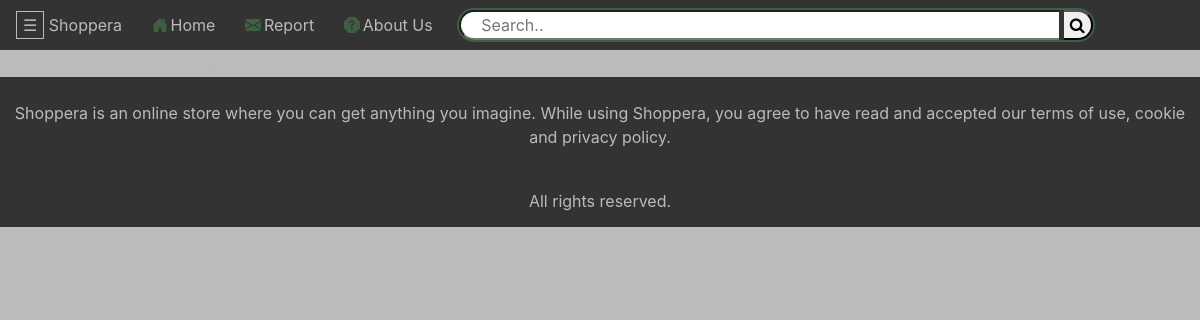
Before: /accessories.php with the older database file.
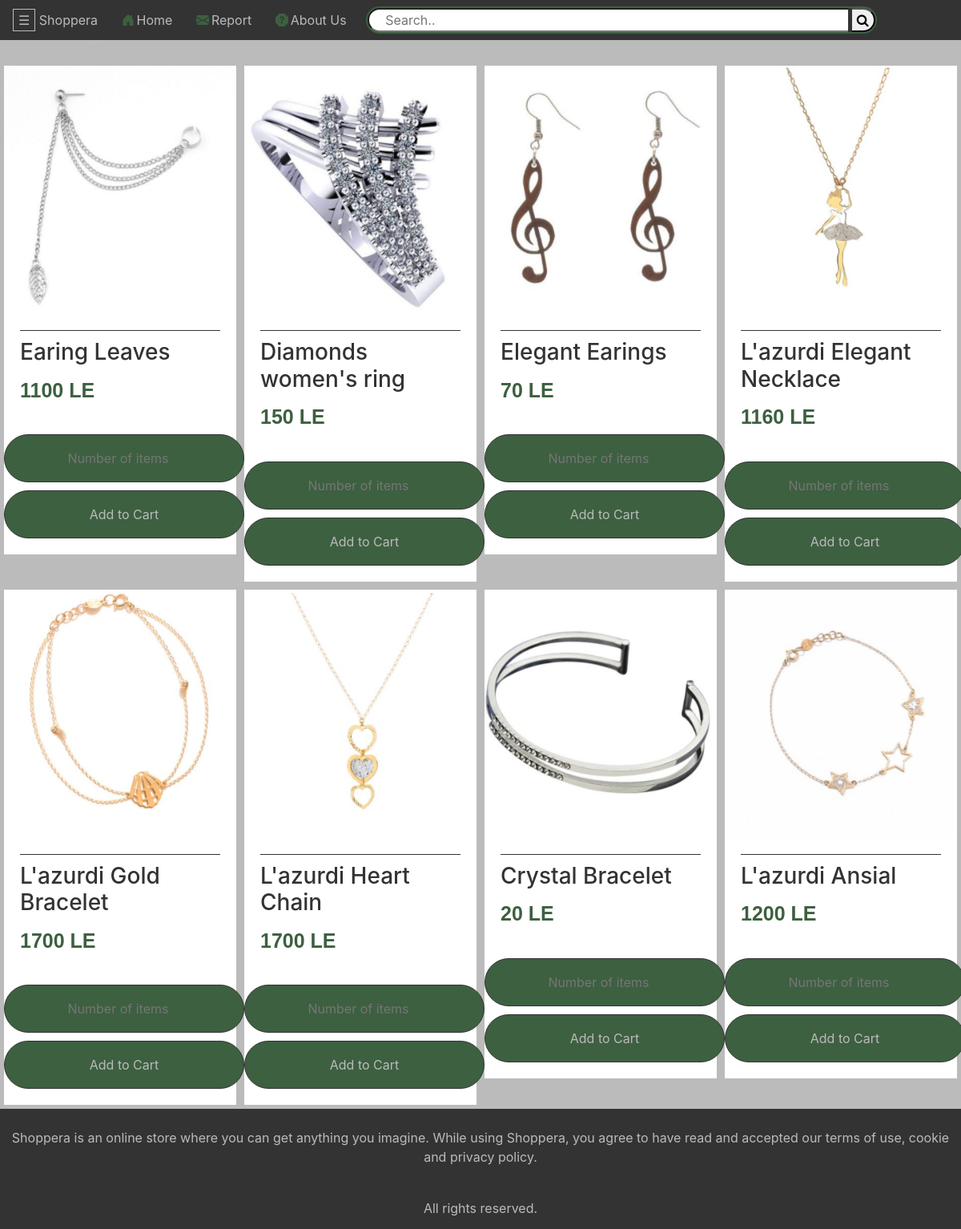
After: the same page with the newer database file.
### tables this page shows
CREATE TABLE `products` (
  `id` int(11) NOT NULL,
  `seller_id` int(11) DEFAULT NULL,
  `name` char(225) NOT NULL,
  `description` text NOT NULL,
  `keywords` text NOT NULL,
  `category` varchar(225) NOT NULL,
  `count` int(11) NOT NULL,
  `price` int(11) NOT NULL,
  `image` mediumblob NOT NULL,
  `checked` int(11) NOT NULL DEFAULT '0'
);

### includes/class-autoload.inc.php (called while the page is built, shortened)
<?php
function myAutoLoader($className){
  $url = $_SERVER['HTTP_HOST'] . $_SERVER['REQUEST_URI'];
  if(strpos($url, 'includes') !== false){
    $path = '../classes/';
  }else{
    $path = 'classes/';
  }
  $extension = '.php';
}

### classes/db.php (called while the page is built, shortened)
<?php
class db{
  private $host = "localhost";
  private $user = "proj";
  private $pwd = "zap";
  private $dbName = "eCommerce";
  public function connect(){
    $dsn = 'mysql:host=' . $this->host . ';dbname=' . $this->dbName;
    $pdo = new PDO($dsn, $this->user, $this->pwd);
    $pdo->setAttribute(PDO::ATTR_ERRMODE, PDO::ERRMODE_EXCEPTION);
    $pdo->setAttribute(PDO::ATTR_DEFAULT_FETCH_MODE, PDO::FETCH_ASSOC);
    return $pdo;
  }
}

### classes/Controller.php (called while the page is built, shortened)
<?php
class Controller{
public static function category($theValue){
	$mPDO=new db();
   $q='SELECT * FROM `products` WHERE ' . 'category' . ' LIKE  ' . "'$theValue'";
   $prepare=$mPDO->connect()->prepare($q);
	 return $prepare;
}
}

### classes/product.php (called while the page is built, shortened)
<?php
class Product {
private $name;
private $id;
private $price;
private $img;
private $count;
public function __construct($id = null,$name = null,$category = null,$price = null,$count = null,
$img = null,$keywords = null,$description = null){
  if($id != null || $name != null || $category != null || $price != null || $count != null ||
  $img != null || $keywords != null || $description != null)
  {
    $this->id = $id;
    $this->name=$name;
    $this->price=$price;
    $this->count=$count;
    $this->img=$img;
  }
}
public function getName(){
  return $this->name;
}
public function getPrice(){
  return $this->price;
}
public function getImage(){
  return $this->img;
}
public function getCount(){
  return $this->count;
}
public function getID(){
  return $this->id;
}
}

### classes/session.php (called while the page is built, shortened)
<?php
class Session{
  public static function get($key)
      {
            if (isset($_SESSION[$key])) {
                return $_SESSION[$key];
            } else {
                return false;
            }
        }
}
 ?>

### includes/prodFun.php (the view, shortened to what this page needs)
<?php
include_once ("class-autoload.inc.php");
 function displayProduct($product){
  echo '<div class = "col-md-3">
         <div class="card">
         <a href="details.php?id='.$product->getID().'">
         <img src="images/'.$product->getImage().'" class="card-img-top" alt="product"/>
         </a>
         <div class="card-body">
         <h3 class="card-title">' .$product->getName().'</h3>
         <p class="item-price"> '.$product->getPrice().' LE</p>';
         echo '</div>';
}
function displayCartButton($product){
  if(Session::get('customer_id') != false){
  echo ' <div class="add-btn" id = "card_form">
         <form method = "post" action ="includes/cartFun.php?action=add&id='.$product->getID().'"/>
          <input class="card-btn2" placeholder="Number of items" type="number" id="quantity" name="qty" min="1" max =
          '.$product->getCount().'>
         <input type ="hidden" name = "item_number" value ='.$product->getID().'/>
         <input type ="hidden" name = "price" value ='.$product->getPrice().'/>
         <input type ="hidden" name = "name" value ='.$product->getName().'/>
           <input type ="hidden" name = "image" value ='.base64_encode($product->getImage()).'/>
           <button type = "submit" name="add_to_cart" class="card-btn">Add to Cart</button>
         </form>
         </div>
         </div></div>';
}else {
  echo ' <div class="add-btn" id = "card_form">
         <form method = "post" action ="Login.php"/>
          <input class="card-btn2" placeholder="Number of items" type="number" id="quantity" name="qty" min="1" max =
          '.$product->getCount().'>
         <input type ="hidden" name = "item_number" value ='.$product->getID().'/>
         <input type ="hidden" name = "price" value ='.$product->getPrice().'/>
         <input type ="hidden" name = "name" value ='.$product->getName().'/>
           <input type ="hidden" name = "image" value ='.base64_encode($product->getImage()).'/>
           <button type = "submit" name="add_to_cart" class="card-btn">Add to Cart</button>
         </form>
         </div>
         </div></div>';
}
}
function displayProductsByCategory($theValue){
 $prepare = Controller::category($theValue);
  $prepare->execute();
  while($r=$prepare->fetch(PDO::FETCH_ASSOC)){
    $product=new Product($r['id'],$r['name'],$r['category'],
   $r['price'],$r['count'],$r['image'],$r['keywords'],$r['description']);
   if($r['count'] != 0){
   displayProduct($product);
   displayCartButton($product);}
   }
return true;
  }

Changed rows visible on the page:
added products: image (picture), name "Earing Leaves", price "1100"
added products: image (picture), name "Diamonds women's ring", price "150"
added products: image (picture), name "Elegant Earings", price "70"
added products: image (picture), name "L'azurdi Elegant Necklace", price "1160"
added products: image (picture), name "L'azurdi Gold Bracelet", price "1700"
added products: image (picture), name "L'azurdi Heart Chain", price "1700"
added products: image (picture), name "Crystal Bracelet", price "20"
added products: image (picture), name "L'azurdi Ansial", price "1200"
